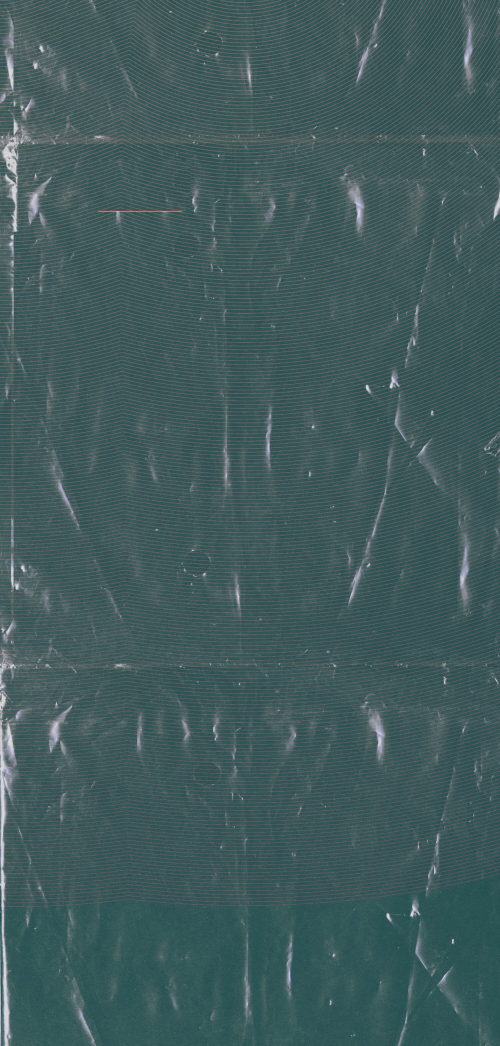
#> input picture assets/images/brand/texture_disco.jpg, 1500 x 3137 px (shown at 1/3 size)
$ python -i preprocess.py   (imports and definitions only)
#> lines starting #> are read from the running program, lines starting #| are printed output that depends on the picture
"""
How a picture becomes model input, the same in training, scoring and (ported
1:1 to TypeScript) in the browser and the Lambda:

1. EXIF orientation applied, and shrunk to at most WORK_SIDE pixels (the
   downloads already are; the API refuses anything over 50 megapixels).
2. Transparency flattened onto a plain colour that contrasts with what is
   drawn: dark grey under light artwork, light grey under dark artwork. A
   white logo on transparent would vanish on white.
3. Letterboxed: scaled so the long side is SIZE, centred on a SIZE x SIZE
   canvas of PAD.
4. RGB scaled to 0..1 and normalised with the ImageNet mean and std
   (the backbone was pretrained that way).
"""

import numpy as np
from PIL import Image, ImageOps

SIZE = 512
STRIDE = 16
WORK_SIDE = 1280
PAD = (114, 114, 114)
MEAN = np.array([0.485, 0.456, 0.406], np.float32)
STD = np.array([0.229, 0.224, 0.225], np.float32)
DARK_UNDER = (32, 32, 32)
LIGHT_UNDER = (235, 235, 235)


def flatten(image: Image.Image) -> Image.Image:
    """RGB, with any transparency put on a contrasting plain colour."""
    if image.mode not in ("RGBA", "LA", "PA", "P"):
        return image.convert("RGB")
    rgba = image.convert("RGBA")
    pixels = np.asarray(rgba)
    alpha = pixels[..., 3]
    if alpha.min() == 255:
        return rgba.convert("RGB")
    drawn = alpha > 128
    if drawn.any():
        lum = (0.299 * pixels[..., 0] + 0.587 * pixels[..., 1] + 0.114 * pixels[..., 2])[drawn].mean()
    else:
        lum = 0
    under = DARK_UNDER if lum > 140 else LIGHT_UNDER
    base = Image.new("RGBA", rgba.size, under + (255,))
    base.alpha_composite(rgba)
    return base.convert("RGB")


def letterbox(image: Image.Image, size: int = SIZE, pad=PAD):
    """(canvas, scale, offset_x, offset_y)."""
    w, h = image.size
    scale = size / max(w, h)
    nw, nh = max(1, round(w * scale)), max(1, round(h * scale))
    resized = image.resize((nw, nh), Image.BILINEAR)
    canvas = Image.new("RGB", (size, size), pad)
    ox, oy = (size - nw) // 2, (size - nh) // 2
    canvas.paste(resized, (ox, oy))
    return canvas, scale, ox, oy


def to_tensor_array(image: Image.Image) -> np.ndarray:
    """(3, H, W) float32, normalised."""
    array = np.asarray(image, np.float32) / 255.0
    array = (array - MEAN) / STD
    return array.transpose(2, 0, 1).copy()


def load(path, size: int = SIZE):
#> called with size = 512
    image = Image.open(path)
#> image is the input picture: PIL image 1500x3137 RGB; mean R, G, B 64.7, 91.3, 92.4
    image = ImageOps.exif_transpose(image)
    if max(image.size) > WORK_SIDE:
        image.thumbnail((WORK_SIDE, WORK_SIDE), Image.LANCZOS)
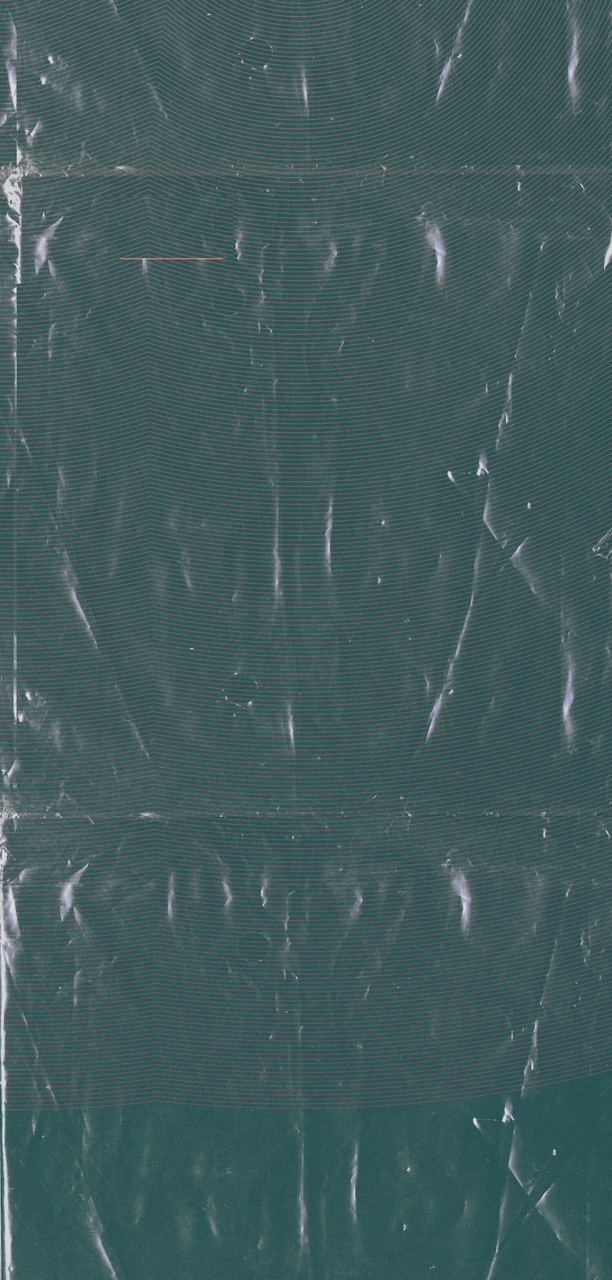
#> image: PIL image 612x1280 RGB; mean R, G, B 64.7, 91.3, 92.4
    flat = flatten(image)
    canvas, *_ = letterbox(flat, size)
#> in letterbox, `canvas = Image.new("RGB", (size, size), pad)`: canvas: PIL image 512x512 RGB; every value is 114
#> in letterbox, `canvas.paste(resized, (ox, oy))`:
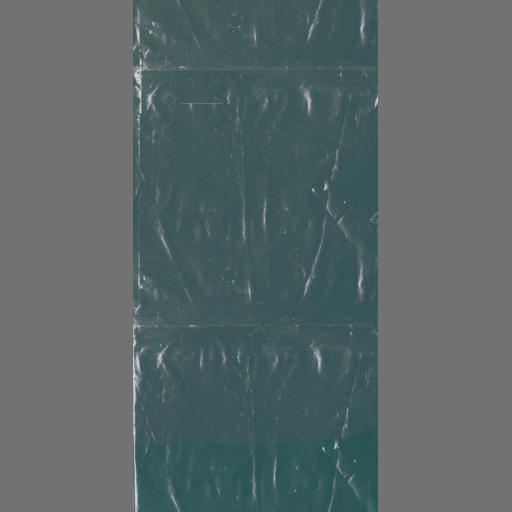
#> canvas: PIL image 512x512 RGB; mean R, G, B 90.4, 103.2, 103.7
    return to_tensor_array(canvas)
#> in to_tensor_array, `array = (array - MEAN) / STD`:
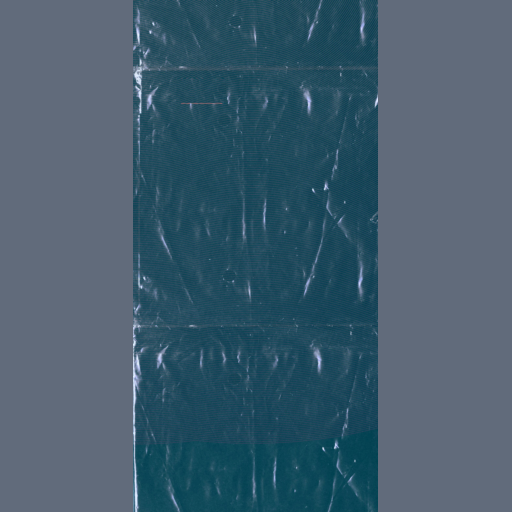
#> array: shape (512, 512, 3) float32; mean R, G, B -0.569, -0.229, 0.00237; drawn with min black and max white

>>> result = load('../../assets/images/brand/texture_disco.jpg')
